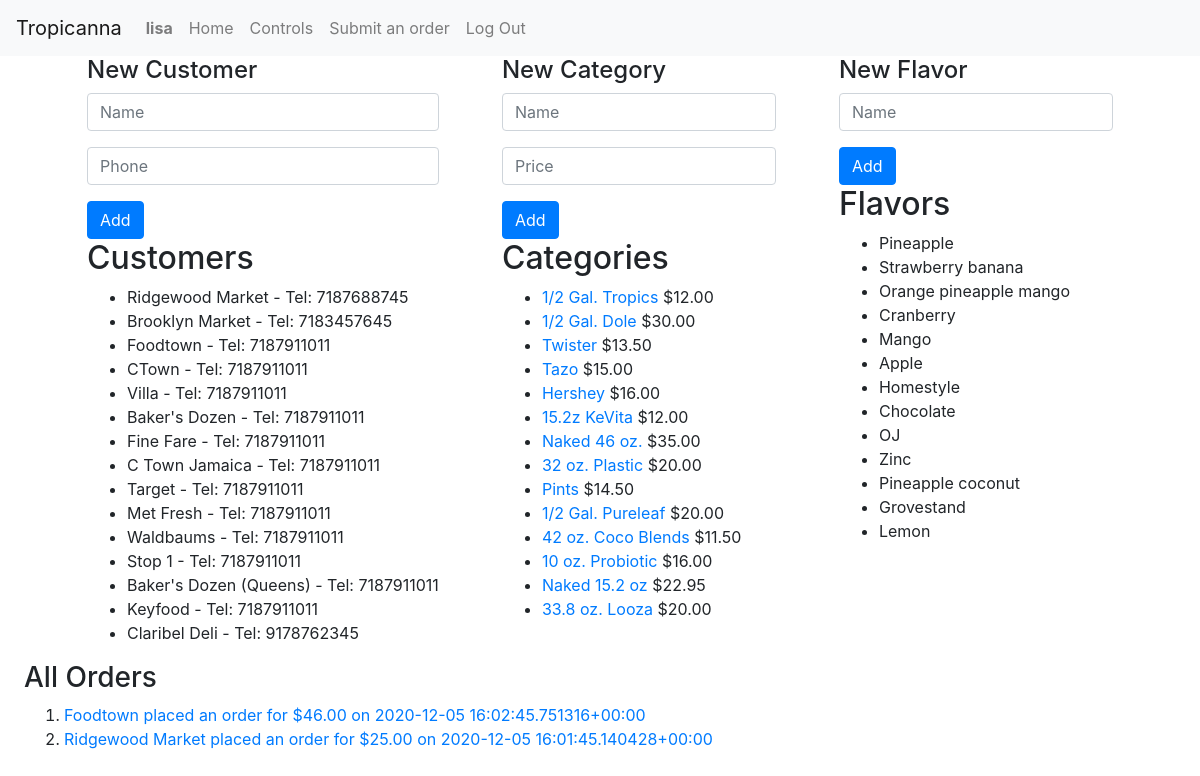
The app's page /controls (signed in), older data.
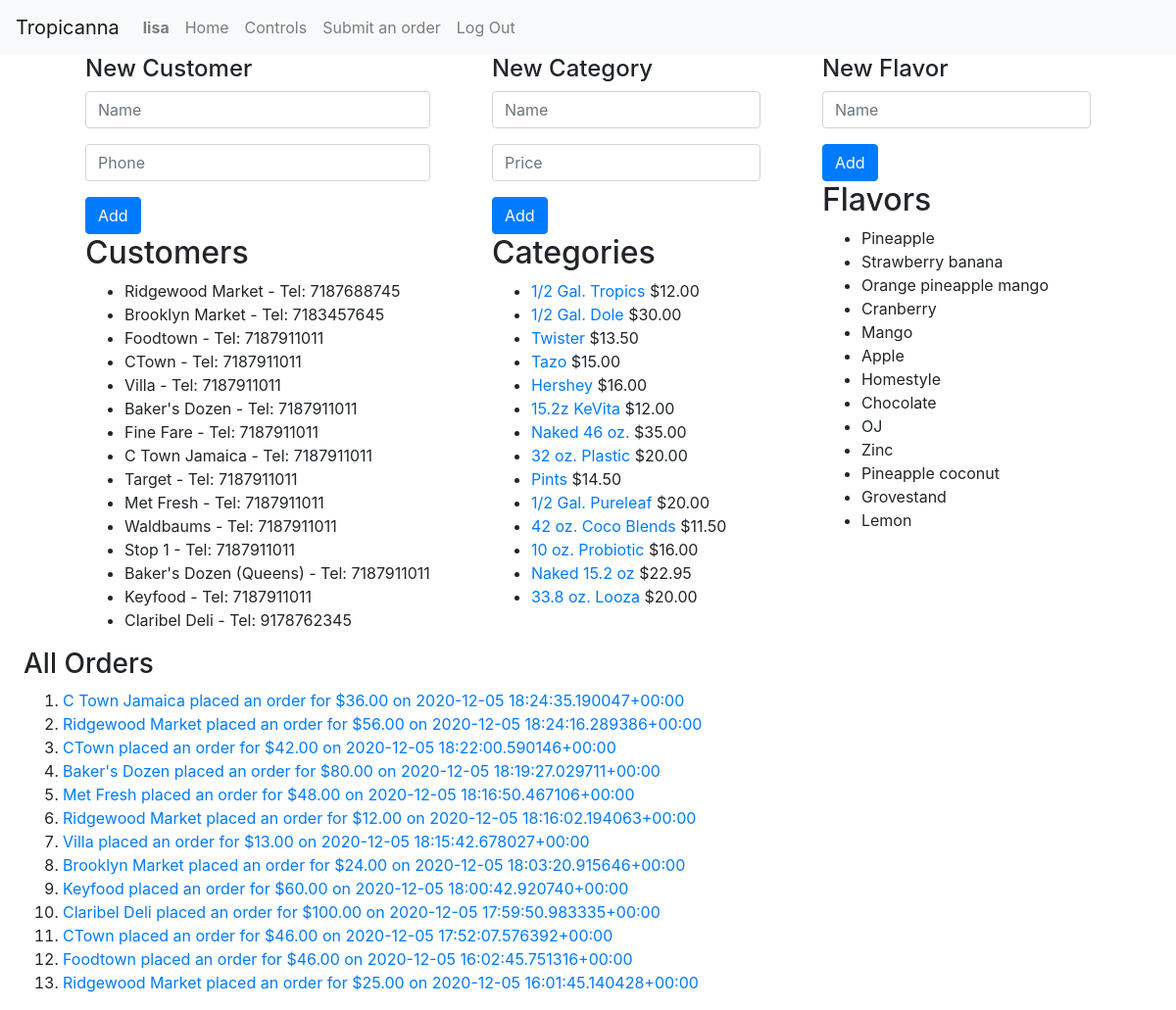
The same page, newer data.
### tropicanna/models.py (models this page shows, shortened)
class User(AbstractUser):
    pass

class Customer(models.Model):
    name = models.CharField(max_length=100)
    phone = models.IntegerField()
    def __str__(self):
        return f"{self.name}"

class Category(models.Model):
    name = models.CharField(max_length=100)
    price = models.DecimalField(max_digits=8, decimal_places=2)
    flavors = models.ManyToManyField(
        Flavor, blank=True, related_name="categories")

class Flavor(models.Model):
    name = models.CharField(max_length=100)

class Order(models.Model):
    customer = models.ForeignKey(
        "Customer", on_delete=models.CASCADE, related_name="orders")
    delivered = models.BooleanField(default=False)
    order_date = models.DateTimeField(auto_now_add=True)
    order_total = models.DecimalField(max_digits=8, decimal_places=2)
    def __str__(self):
        return f"{self.customer} placed an order for ${self.order_total} on {self.order_date}"

### tropicanna/views.py (the view)
# urls.py: path("controls", views.controls, name="controls"),
@login_required
def controls(request):
    return render(request, "tropicanna/controls.html", {
        "all_categories": Category.objects.all(),
        "all_flavors": Flavor.objects.all(),
        "customers": Customer.objects.all(),
        "orders": Order.objects.order_by("-order_date").all()
    })

### tropicanna/templates/tropicanna/controls.html (shortened to what this page needs)
{% extends "tropicanna/layout.html" %}
{% load static %}
{% block body %}
{% if user.is_authenticated %}
<div id="main-container">
	<div>
		<h4>New Customer</h4>
		<form id="customer-form">
			<div class="form-group">
				<input id="customer-name" class="form-control" placeholder="Name" required>
			</div>
			<div class="form-group">
				<input class="form-control" id="customer-phone" placeholder="Phone">
			</div>
			<input type="submit" class="btn btn-primary" value="Add" />
		</form>
		<h2>Customers</h2>
		<ul>
			{% for customer in customers %}
			<li>
				{{customer.name}} -
				Tel: {{customer.phone}}
			</li>
			{% endfor %}
		</ul>
	</div>
	<div>
		<h4>New Category</h4>
		<form id="category-form" action="{% url 'category' %}" method="POST">
			<div class="form-group">
				<input id="category-name" name="category-name" class="form-control" placeholder="Name" required>
			</div>
			<div class="form-group">
				<input id="category-price" name="category-price" class="form-control" placeholder="Price" type="number"
					min="0.00" max="10000.00" step="0.01" required>
			</div>
			<input type="submit" class="btn btn-primary" value="Add" />
		</form>
		<h2>Categories</h2>
		<ul>
			{% for category in all_categories %}
			<li>
				<a href="{% url 'product' category.id %}">{{category.name}}</a>
				${{category.price}}
			</li>
			{% endfor %}
		</ul>
	</div>
	<div>
		<h4>New Flavor</h4>
		<form id="flavor-form">
			<div class="form-group">
				<input id="flavor-name" class="form-control" placeholder="Name" required>
			</div>
			<input type="submit" class="btn btn-primary" value="Add" />
		</form>
		<div>
			<h2>Flavors</h2>
			<ul>
				{% for flavor in all_flavors %}
				<li>
					{{flavor.name}}
				</li>
				{% endfor %}
			</ul>
		</div>
	</div>
</div>
<div>
	<h3>All Orders</h3>
	<ol>
		{% for order in orders %}
		<li>
			<a href="{% url 'view_order' order.id %}">{{order}}</a>
		</li>
		{% endfor %}
	</ol>
</div>
{% endif %}
{% endblock %}

### tropicanna/templates/tropicanna/layout.html (shortened to what this page needs)
{% load static %}
<!DOCTYPE html>
<html lang="en">
	<head>
		<link rel="stylesheet" href="https://stackpath.bootstrapcdn.com/bootstrap/4.4.1/css/bootstrap.min.css"
>
		<link href="{% static 'tropicanna/styles.css' %}" rel="stylesheet">
	</head>
	<body>
		<nav class="navbar navbar-expand-lg navbar-light bg-light">
			<a class="navbar-brand">Tropicanna</a>
			<div>
				<ul class="navbar-nav mr-auto">
					{% if user.is_authenticated %}
					<li class="nav-item">
						<a class="nav-link"><strong>{{ user.username }}</strong></a>
					</li>
					{% endif %}
					{% if user.is_authenticated %}
					<li class="nav-item">
						<a class="nav-link" href="{% url 'index' %}">Home</a>
					</li>
					<li class="nav-item">
						<a class="nav-link" href="{% url 'controls' %}">Controls</a>
					</li>
					<li class="nav-item">
						<a class="nav-link" href="{% url 'order' %}">Submit an order</a>
					</li>
					<li class="nav-item">
						<a class="nav-link" href="{% url 'logout' %}">Log Out</a>
					</li>
					{% endif %}
				</ul>
			</div>
		</nav>
		<div id="app">
			{% block body %}
			{% endblock %}
		</div>
	</body>
</html>

### tropicanna/static/tropicanna/styles.css (style rules this page uses)
#app { margin: 0% 2%; }
#main-container { display: flex; flex-flow: row wrap; justify-content: space-evenly; }

Row changes from the older to the newer data that the page shows:
added Order: customer+order_total+order_date "C Town Jamaica placed an order for $36.00 on 2020-12-05 18:24:35.190047+00:00"
added Order: customer+order_total+order_date "Ridgewood Market placed an order for $56.00 on 2020-12-05 18:24:16.289386+00:00"
added Order: customer+order_total+order_date "CTown placed an order for $42.00 on 2020-12-05 18:22:00.590146+00:00"
added Order: customer+order_total+order_date "Baker's Dozen placed an order for $80.00 on 2020-12-05 18:19:27.029711+00:00"
added Order: customer+order_total+order_date "Met Fresh placed an order for $48.00 on 2020-12-05 18:16:50.467106+00:00"
added Order: customer+order_total+order_date "Ridgewood Market placed an order for $12.00 on 2020-12-05 18:16:02.194063+00:00"
added Order: customer+order_total+order_date "Villa placed an order for $13.00 on 2020-12-05 18:15:42.678027+00:00"
added Order: customer+order_total+order_date "Brooklyn Market placed an order for $24.00 on 2020-12-05 18:03:20.915646+00:00"
added Order: customer+order_total+order_date "Keyfood placed an order for $60.00 on 2020-12-05 18:00:42.920740+00:00"
added Order: customer+order_total+order_date "Claribel Deli placed an order for $100.00 on 2020-12-05 17:59:50.983335+00:00"
added Order: customer+order_total+order_date "CTown placed an order for $46.00 on 2020-12-05 17:52:07.576392+00:00"
